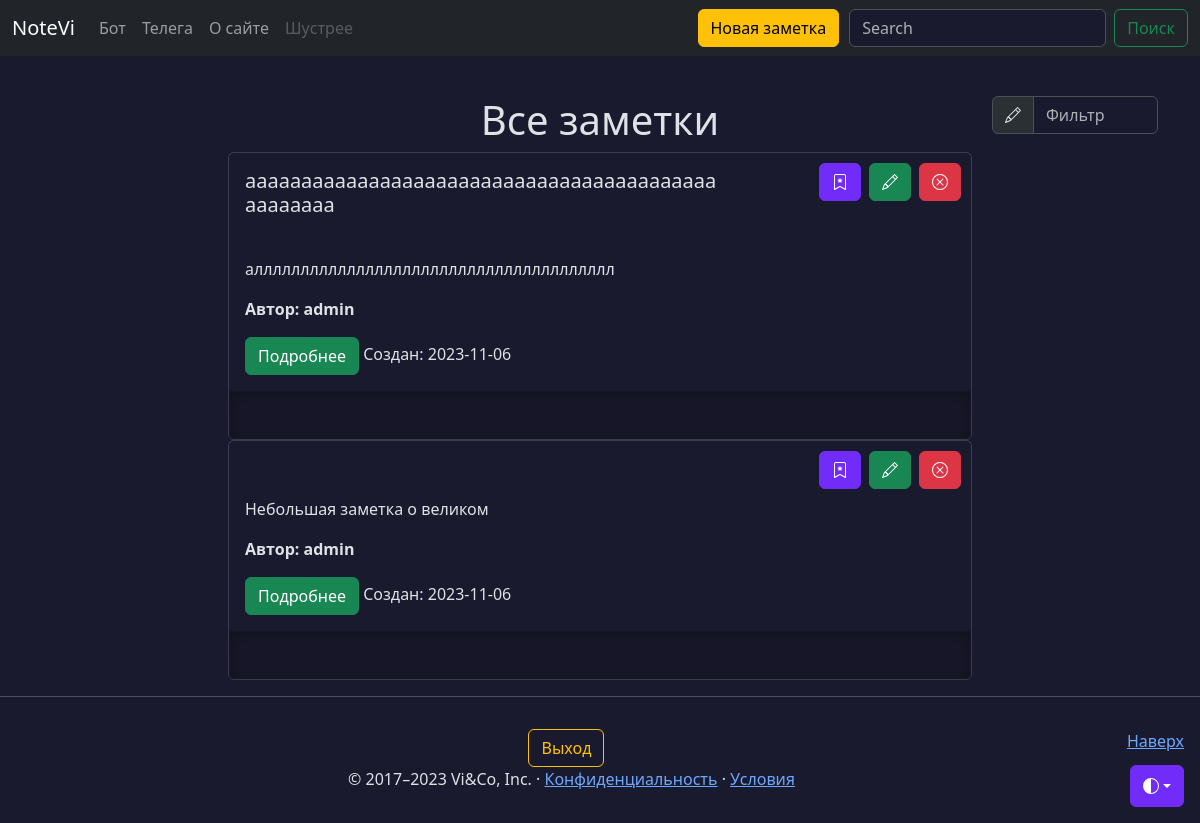
/notes (signed in), run on an earlier commit of the app's database.
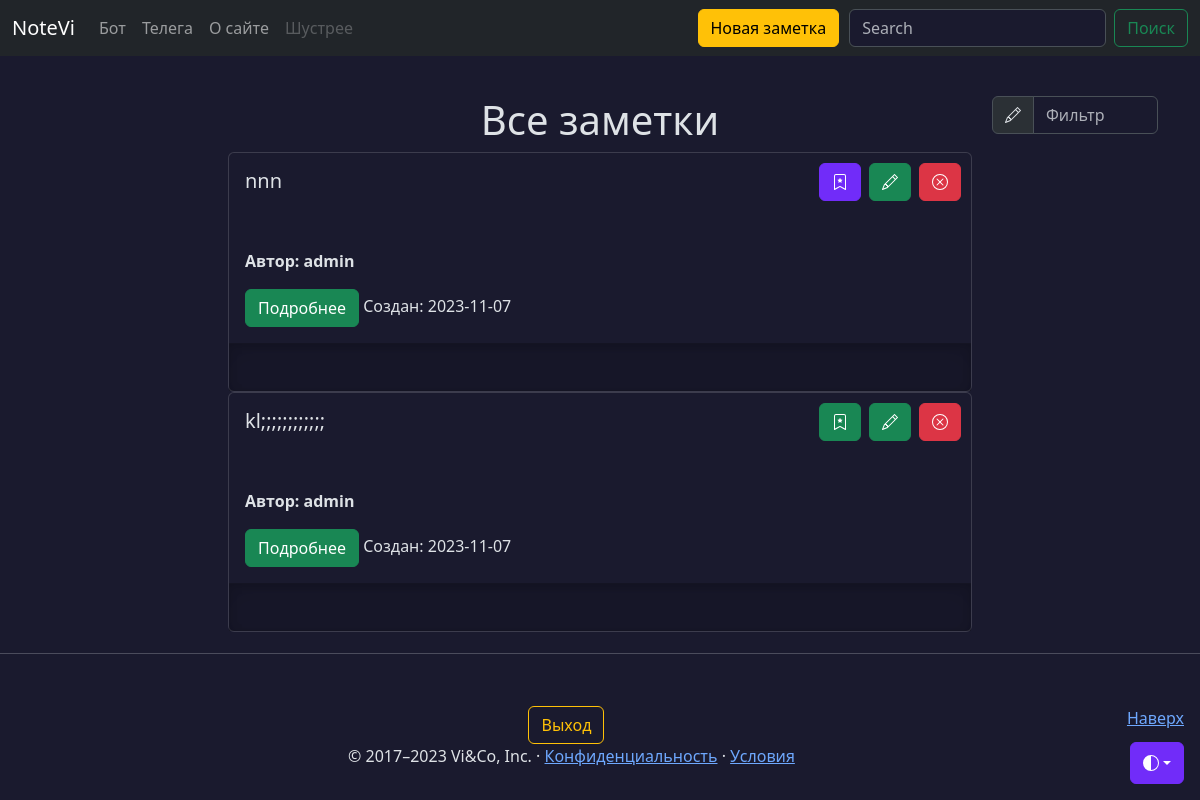
And on a later commit of the database.
### models.py (models this page shows, shortened)
class Note(db.Model):
    id = db.Column(db.Integer, primary_key=True)
    title = db.Column(db.String(50), nullable=False)
    intro = db.Column(db.String(200), nullable=False)
    text = db.Column(db.Text, nullable=False)
    user_id = db.Column(db.Integer,
                        db.ForeignKey('user.id'),
                        nullable=False,
                        default=1)
    data = db.Column(db.Date, nullable=False, default=datetime.utcnow)
    favorites = db.relationship('User',
                                secondary='favorites',
                                backref=db.backref('favorite_notes',
                                                   lazy=True),
                                lazy='subquery')

class User(db.Model, UserMixin):
    __tablename__ = 'user'
    id = db.Column(db.Integer, primary_key=True)
    username = db.Column(
        db.String(64), index=True, unique=True, nullable=False
    )
    email = db.Column(db.String(120), index=True, unique=True, nullable=False)
    password_hash = db.Column(db.String(128), nullable=False)
    notes = db.relationship('Note', backref='author', lazy='dynamic')
    created_on = db.Column(db.DateTime(), default=datetime.utcnow)
    updated_on = db.Column(
        db.DateTime(), default=datetime.utcnow, onupdate=datetime.utcnow
    )
    def is_favorite(self, note):
        if not self.favorite_notes:
            return False
        return note in self.favorite_notes

### app.py (the view)
@app.route('/notes')
def notes():
    endpoint = request.endpoint
    if current_user.is_authenticated:
        user = current_user
        notes = (Note.query
                     .filter(Note.user_id == user.id)
                     .order_by(Note.data.desc())
                     .all())
        return render_template('notes.html', notes=notes, endpoint=endpoint)
    else:
        return render_template('notes.html', endpoint=endpoint)

### models.py (called while the page is built)
@login_manager.user_loader
def load_user(user_id):
    return db.session.query(User).get(user_id)

### templates/notes.html (shortened to what this page needs)
{% extends 'base.html' %}
{% block content %}
{% if current_user.is_authenticated %}
<div class="container mt-5">
    <div class="row justify-content-md-center">
    <div class="col col-lg-2">
    </div>
    <div class="col align-self-center">
      {% if notes|length > 0 %}
        <h1 style="text-align: center;">Все заметки</h1>
      {% else %}
        <h1 style="text-align: center;">У вас пока нет заметок</h1>
      {% endif %}
    </div>
    <div class="col col-lg-2">
      <div class="input-group">
        <span class="input-group-text" id="basic-addon1">
        </span>
        <input type="text" class="form-control" placeholder="Фильтр" aria-label="Фильтр" aria-describedby="basic-addon1" id="filterInput">
      </div>
    </div>
  </div>
  {% if notes|length > 0 %}
    {% for note in notes %}
      <div class="card container col-lg-8 p-0">
        <div class="card-body container">
          <h5 class="card-title col-8">{{ note.title }}</h5>
          <il class="col">{% include 'includes/btn.html' %}</il>
        </div>
        <div class="card-body container">
          <p class="card-text row-md">{{ note.intro }}</p>
          <p><b>Автор: {{ note.author.username }}</b></p>
          <a href="/notes/{{ note.id }}" class="btn btn-success" data-toggle="button" aria-pressed="false" autocomplete="off">
              Подробнее
          </a>
          <note class="date col">Cоздан: {{ note.data }}</note>
        </div>
        <div class="b-example-divider" style="width: 100%;"></div>
      </div>
    {% endfor %}
{% endif %}
</div>
{% else %}
<div class="container mt-5">
  <h1 style="text-align: center;">Войдите или зарегистрируйтесь</h1>
</div>
{% endif %}
{% endblock %}

### templates/base.html (shortened to what this page needs)
<!DOCTYPE html>
<html lang="ru" data-bs-theme="dark">
<head>
    <link rel="stylesheet" href="https://cdn.jsdelivr.net/npm/@docsearch/css@3">
    <link rel="stylesheet" href="{{ url_for('static', filename='css/main.css')}}" rel="stylesheet">
    <link href="/static/css/base.css" rel="stylesheet">
</head>
<body>
  <div clss="wrapper">
    {% include 'includes/dropdown_light.html' %}
    {% include 'includes/header.html' %}
    <main class="main">
      {% block content %} {% endblock %}
    </main>
    {% include 'includes/footer.html' %}
  </div>
</body>
</html>

### templates/includes/dropdown_light.html (shortened to what this page needs)
<div class="dropdown position-fixed bottom-0 end-0 mb-3 me-3 bd-mode-toggle">
  <button class="btn btn-bd-primary py-2 dropdown-toggle d-flex align-items-center"
          id="bd-theme"
          type="button"
          aria-expanded="false"
          data-bs-toggle="dropdown"
          aria-label="Toggle theme (auto)">
    <svg class="bi my-1 theme-icon-active" width="1em" height="1em"><use href="#circle-half"></use></svg>
  </button>
</div>

### templates/includes/header.html (shortened to what this page needs)
<header data-bs-theme="dark">
  <nav class="navbar navbar-expand-md navbar-dark fixed-top bg-dark">
    <div class="container-fluid">
      <a class="navbar-brand" href="{{ url_for('index') }}">NoteVi</a>
      <div class="collapse navbar-collapse" id="navbarCollapse">
        <ul class="navbar-nav me-auto mb-2 mb-md-0">
          <li class="nav-item">
          <li class="nav-item">
            <a class="nav-link" href="#">Бот</a>
          </li>
          <li class="nav-item">
            <a class="nav-link" href="#">Телега</a>
          <li class="nav-item">
          {% if endpoint != 'about' %}
            <a class="nav-link" href="{{ url_for('about') }}">О сайте</a>
          </li>
          {% endif %}
          <li class="nav-item">
            <a class="nav-link disabled" aria-disabled="true">Шустрее</a>
          </li>
        </ul>
        {% if current_user.is_authenticated %}
          <a href="/create_note" class="btn btn-warning mb-2 mb-md-0" style="margin-right: 10px;">Новая заметка</a>
        {% else %}
          <a href="/login" class="btn btn-warning mb-2 mb-md-0" style="margin-right: 10px;">Вход</a>
        {% endif %}
        <form class="d-flex" role="search">
          <input class="form-control me-2" type="search" placeholder="Search" aria-label="Search">
          <button class="btn btn-outline-success" type="submit">Поиск</button>
        </form>
      </div>
    </div>
  </nav>
</header>

### templates/includes/btn.html (shortened to what this page needs)
<a href="/notes/{{ note.id }}/confirmation" class="btn btn-danger delete-button">
  </a>
  <a {% if current_user.is_favorite(note) %} href="/notes/{{ note.id }}/unfavorite" class="btn btn-success btn-bd-primary favorite-button" {% else %} href="/notes/{{ note.id }}/favorite" class="btn btn-success favorite-button" {% endif %}>
  </a>
  <a href="/notes/{{ note.id }}/edit" class="btn btn-success edit-button">
  </a>

### templates/includes/footer.html (shortened to what this page needs)
<hr class="featurette-divider">
<footer class="page-footer">
  {% if current_user.is_authenticated %}
    <a href="/logout" class="btn btn-outline-warning" style="margin-right: 10px;">Выход</a>
  {% endif %}
  <p class="float-end"><a href="#">Наверх</a></p>
  <p>© 2017–2023 Vi&Co, Inc. · <a href="#">Конфиденциальность</a> · <a href="#">Условия</a></p>
</footer>

### static/css/base.css (style rules this page uses)
body { padding-top: 3rem; color: rgb(var(--bs-tertiary-color-rgb)); display: flex; flex-direction: column; height: 100%; }
.page-footer { padding: 1rem; text-align: center; }
.main { flex: 1 1 auto; }
.page-footer.fixed-bottom { position: fixed; left: 0; right: 0; bottom: 0; z-index: 10; }
.fix-bot { position: fixed; left: 0; right: 0; bottom: 130px; z-index: 10; }
.favorite-button { position: absolute; top: 10px; right: 110px; }
.edit-button { position: absolute; top: 10px; right: 60px; }
.delete-button { position: absolute; top: 10px; right: 10px; }
.b-example-divider { width: 100%; height: 3rem; background-color: rgba(0, 0, 0, .1); border: solid rgba(0, 0, 0, .15); border-width: 1px 0; box-shadow: inset 0 .5em 1.5em rgba(0, 0, 0, .1), inset 0 .125em .5em rgba(0, 0, 0, .15); }
.bi { vertical-align: -.125em; fill: currentColor; }
.btn-bd-primary { --bd-violet-bg: #712cf9; --bd-violet-rgb: 112.520718, 44.062154, 249.437846; --bs-btn-font-weight: 600; --bs-btn-color: var(--bs-white); --bs-btn-bg: var(--bd-violet-bg); --bs-btn-border-color: var(--bd-violet-bg); --bs-btn-hover-color: var(--bs-white); --bs-btn-hover-bg: #6528e0; --bs-btn-hover-border-color: #6528e0; --bs-btn-focus-shadow-rgb: var(--bd-violet-rgb); --bs-btn-active-color: var(--bs-btn-hover-color); --bs-btn-active-bg: #5a23c8; --bs-btn-active-border-color: #5a23c8; }
.bd-mode-toggle { z-index: 1500; }

What changed in the data, as far as the page shows it:
changed Note: title "аааааааааааааааааааааааааааааааааааааааааааааааааа" → "nnn"; data "2023-11-06" → "2023-11-07"; intro "аллллллллллллллллллллллллллллллллллллллл" → (not shown)
changed Note (number 2 of 2 on the later page): title (not shown) → "kl;;;;;;;;;;;;"; data "2023-11-06" → "2023-11-07"; intro "Небольшая заметка о великом" → (not shown)
